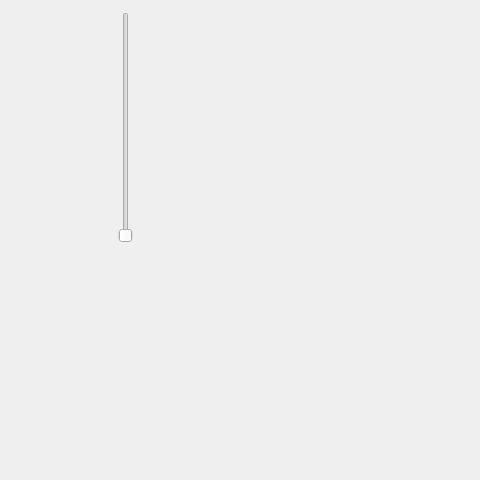
<?xml version="1.0" encoding="UTF-8"?>
<ui version="4.0">
 <class>MainWindow</class>
 <widget class="QMainWindow" name="MainWindow">
  <property name="geometry">
   <rect>
    <x>0</x>
    <y>0</y>
    <width>480</width>
    <height>480</height>
   </rect>
  </property>
  <property name="sizePolicy">
   <sizepolicy hsizetype="Fixed" vsizetype="Fixed">
    <horstretch>0</horstretch>
    <verstretch>0</verstretch>
   </sizepolicy>
  </property>
  <property name="minimumSize">
   <size>
    <width>2</width>
    <height>0</height>
   </size>
  </property>
  <property name="windowTitle">
   <string>MainWindow</string>
  </property>
  <widget class="QWidget" name="centralwidget">
   <widget class="QSlider" name="volume_slider">
    <property name="geometry">
     <rect>
      <x>115</x>
      <y>12</y>
      <width>22</width>
      <height>231</height>
     </rect>
    </property>
    <property name="autoFillBackground">
     <bool>true</bool>
    </property>
    <property name="maximum">
     <number>11</number>
    </property>
    <property name="pageStep">
     <number>3</number>
    </property>
    <property name="orientation">
     <enum>Qt::Vertical</enum>
    </property>
   </widget>
  </widget>
 </widget>
 <resources/>
 <connections/>
</ui>
